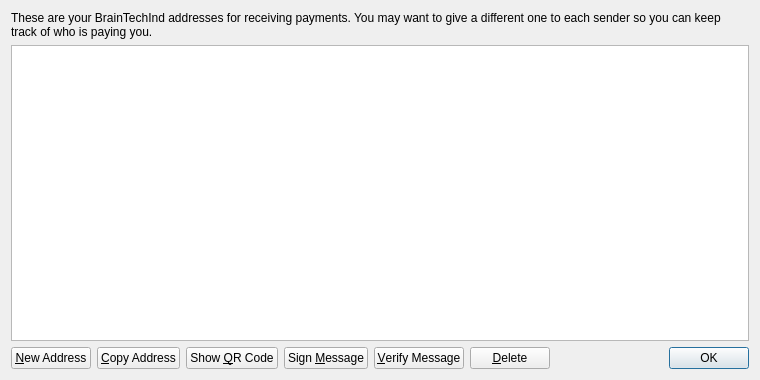
<?xml version="1.0" encoding="UTF-8"?>
<ui version="4.0">
 <class>AddressBookPage</class>
 <widget class="QWidget" name="AddressBookPage">
  <property name="geometry">
   <rect>
    <x>0</x>
    <y>0</y>
    <width>760</width>
    <height>380</height>
   </rect>
  </property>
  <property name="windowTitle">
   <string>Address Book</string>
  </property>
  <layout class="QVBoxLayout" name="verticalLayout">
   <item>
    <widget class="QLabel" name="labelExplanation">
     <property name="text">
      <string>These are your BrainTechInd addresses for receiving payments. You may want to give a different one to each sender so you can keep track of who is paying you.</string>
     </property>
     <property name="textFormat">
      <enum>Qt::PlainText</enum>
     </property>
     <property name="wordWrap">
      <bool>true</bool>
     </property>
    </widget>
   </item>
   <item>
    <widget class="QTableView" name="tableView">
     <property name="contextMenuPolicy">
      <enum>Qt::CustomContextMenu</enum>
     </property>
     <property name="toolTip">
      <string>Double-click to edit address or label</string>
     </property>
     <property name="tabKeyNavigation">
      <bool>false</bool>
     </property>
     <property name="alternatingRowColors">
      <bool>true</bool>
     </property>
     <property name="selectionMode">
      <enum>QAbstractItemView::SingleSelection</enum>
     </property>
     <property name="selectionBehavior">
      <enum>QAbstractItemView::SelectRows</enum>
     </property>
     <property name="sortingEnabled">
      <bool>true</bool>
     </property>
     <attribute name="verticalHeaderVisible">
      <bool>false</bool>
     </attribute>
    </widget>
   </item>
   <item>
    <layout class="QHBoxLayout" name="horizontalLayout">
     <item>
      <widget class="QPushButton" name="newAddressButton">
       <property name="toolTip">
        <string>Create a new address</string>
       </property>
       <property name="text">
        <string>&amp;New Address</string>
       </property>
       <property name="icon">
        <iconset resource="../bitcoin.qrc">
         <normaloff>:/icons/add</normaloff>:/icons/add</iconset>
       </property>
      </widget>
     </item>
     <item>
      <widget class="QPushButton" name="copyToClipboard">
       <property name="toolTip">
        <string>Copy the currently selected address to the system clipboard</string>
       </property>
       <property name="text">
        <string>&amp;Copy Address</string>
       </property>
       <property name="icon">
        <iconset resource="../bitcoin.qrc">
         <normaloff>:/icons/editcopy</normaloff>:/icons/editcopy</iconset>
       </property>
      </widget>
     </item>
     <item>
      <widget class="QPushButton" name="showQRCode">
       <property name="text">
        <string>Show &amp;QR Code</string>
       </property>
       <property name="icon">
        <iconset resource="../bitcoin.qrc">
         <normaloff>:/icons/qrcode</normaloff>:/icons/qrcode</iconset>
       </property>
      </widget>
     </item>
     <item>
      <widget class="QPushButton" name="signMessage">
       <property name="toolTip">
        <string>Sign a message to prove you own a BrainTechInd address</string>
       </property>
       <property name="text">
        <string>Sign &amp;Message</string>
       </property>
       <property name="icon">
        <iconset resource="../bitcoin.qrc">
         <normaloff>:/icons/edit</normaloff>:/icons/edit</iconset>
       </property>
      </widget>
     </item>
     <item>
      <widget class="QPushButton" name="verifyMessage">
       <property name="toolTip">
        <string>Verify a message to ensure it was signed with a specified BrainTechInd address</string>
       </property>
       <property name="text">
        <string>&amp;Verify Message</string>
       </property>
       <property name="icon">
        <iconset resource="../bitcoin.qrc">
         <normaloff>:/icons/transaction_0</normaloff>:/icons/transaction_0</iconset>
       </property>
      </widget>
     </item>
     <item>
      <widget class="QPushButton" name="deleteButton">
       <property name="toolTip">
        <string>Delete the currently selected address from the list</string>
       </property>
       <property name="text">
        <string>&amp;Delete</string>
       </property>
       <property name="icon">
        <iconset resource="../bitcoin.qrc">
         <normaloff>:/icons/remove</normaloff>:/icons/remove</iconset>
       </property>
      </widget>
     </item>
     <item>
      <spacer name="horizontalSpacer">
       <property name="orientation">
        <enum>Qt::Horizontal</enum>
       </property>
       <property name="sizeHint" stdset="0">
        <size>
         <width>40</width>
         <height>20</height>
        </size>
       </property>
      </spacer>
     </item>
     <item>
      <widget class="QDialogButtonBox" name="buttonBox">
       <property name="sizePolicy">
        <sizepolicy hsizetype="Maximum" vsizetype="Fixed">
         <horstretch>0</horstretch>
         <verstretch>0</verstretch>
        </sizepolicy>
       </property>
       <property name="standardButtons">
        <set>QDialogButtonBox::Ok</set>
       </property>
      </widget>
     </item>
    </layout>
   </item>
  </layout>
 </widget>
 <resources>
  <include location="../bitcoin.qrc"/>
 </resources>
 <connections/>
</ui>
